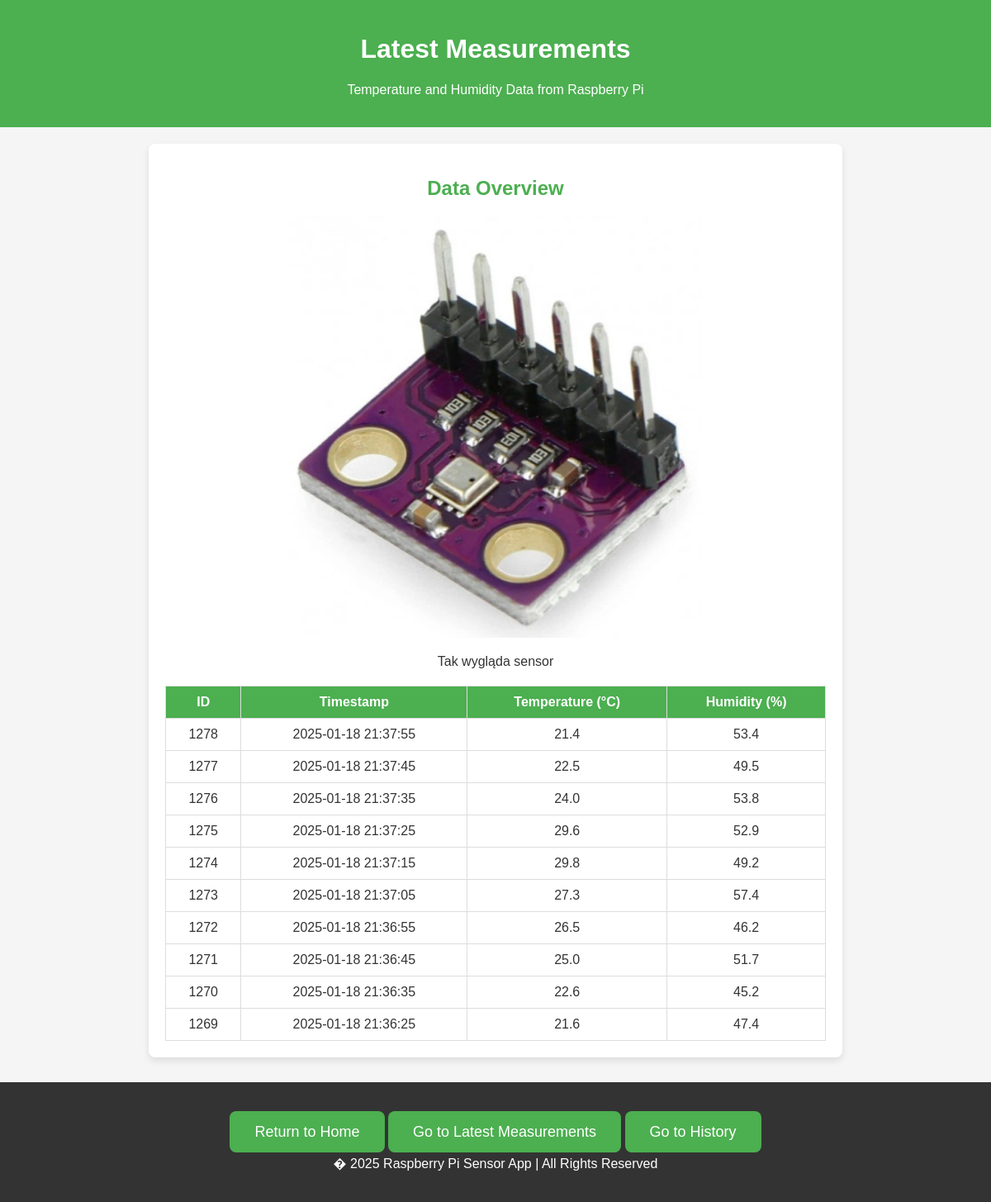
The app's page /measurements_page with its own data.
### tables this page shows
CREATE TABLE weather_control (
            id INTEGER PRIMARY KEY AUTOINCREMENT,
            timestamp DATETIME DEFAULT CURRENT_TIMESTAMP,
            temperature REAL,
            humidity REAL
        );

### app.py (the view)
@app.route('/measurements_page')
def measurements_page():
    conn = sqlite3.connect(db_path)
    cursor = conn.cursor()
    cursor.execute("""SELECT * FROM weather_control
                   ORDER BY timestamp DESC LIMIT 10""")
    measurements = cursor.fetchall()
    conn.close()
    return render_template('measurements.html', measurements=measurements)

### templates/measurements.html (shortened to what this page needs)
<!DOCTYPE html>
<html lang="en">
<head>
    <link rel="stylesheet" href="static/css/index.css">
</head>
<body>
    <header>
        <h1 class="welcome-msg">Latest Measurements</h1>
        <p>Temperature and Humidity Data from Raspberry Pi</p>
    </header>
    <div class="container">
        <h2>Data Overview</h2>
        <div class="image-container">
            <img src="static/images/weather.jpg" alt="Weather detector" class="resized-image">
            <p>Tak wygląda sensor</p>
        </div>
        <table>
            <thead>
                <tr>
                    <th>ID</th>
                    <th>Timestamp</th>
                    <th>Temperature (&deg;C)</th>
                    <th>Humidity (%)</th>
                </tr>
            </thead>
            <tbody>
                {% for measurement in measurements %}
                    <tr>
                        <td>{{ measurement[0] }}</td>
                        <td>{{ measurement[1] }}</td>
                        <td>{{ measurement[2] }}</td>
                        <td>{{ measurement[3] }}</td>
                    </tr>
                {% endfor %}
            </tbody>
        </table>
    </div>
    <footer>
        <div class="cta">
            <a href="/" class="button">Return to Home</a>
            <a href="/measurements_page" class="button">Go to Latest Measurements</a>
            <a href="/history_page" class="button">Go to History</a>
        </div>
        <p>� 2025 Raspberry Pi Sensor App | All Rights Reserved</p>
    </footer>
</body>
</html>

### static/css/index.css (style rules this page uses)
body { font-family: Arial, sans-serif; margin: 0; padding: 0; background: #f5f5f5; color: #333; }
header { background: #4CAF50; color: white; padding: 20px 0; text-align: center; }
h1, h2 { color: #4CAF50; text-align: center; }
table { width: 100%; border-collapse: collapse; margin-top: 20px; }
table, th, td { border: 1px solid #ddd; }
th, td { padding: 10px; text-align: center; }
th { background: #4CAF50; color: white; }
.cta { text-align: center; margin-top: 30px; }
.cta a { background: #4CAF50; color: white; text-decoration: none; padding: 15px 30px; border-radius: 8px; font-size: 18px; }
.welcome-msg { color: white; font-size: 2rem; font-weight: bold; }
.container { max-width: 800px; margin: 20px auto; padding: 20px; background: white; border-radius: 8px; box-shadow: 0 4px 8px rgba(0, 0, 0, 0.1); }
footer { text-align: center; padding: 20px 0; background: #333; color: white; margin-top: 30px; }
.image-container { text-align: center; }
.resized-image { width: 100%; max-width: 500px; height: auto; }

### records on screen
weather_control: id "1278", timestamp "2025-01-18 21:37:55", temperature "21.4", humidity "53.4"
weather_control: id "1277", timestamp "2025-01-18 21:37:45", temperature "22.5", humidity "49.5"
weather_control: id "1276", timestamp "2025-01-18 21:37:35", temperature "24.0", humidity "53.8"
weather_control: id "1275", timestamp "2025-01-18 21:37:25", temperature "29.6", humidity "52.9"
weather_control: id "1274", timestamp "2025-01-18 21:37:15", temperature "29.8", humidity "49.2"
weather_control: id "1273", timestamp "2025-01-18 21:37:05", temperature "27.3", humidity "57.4"
weather_control: id "1272", timestamp "2025-01-18 21:36:55", temperature "26.5", humidity "46.2"
weather_control: id "1271", timestamp "2025-01-18 21:36:45", temperature "25.0", humidity "51.7"
weather_control: id "1270", timestamp "2025-01-18 21:36:35", temperature "22.6", humidity "45.2"
weather_control: id "1269", timestamp "2025-01-18 21:36:25", temperature "21.6", humidity "47.4"
